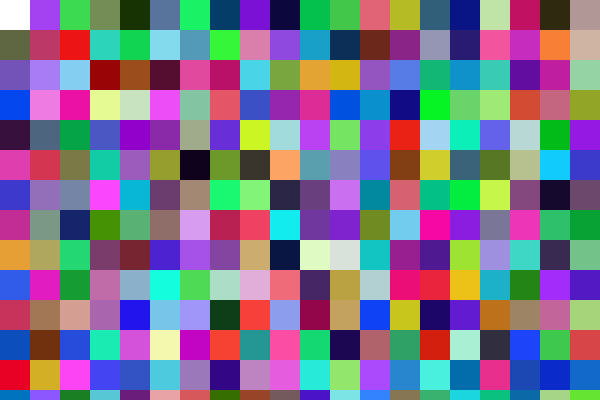
Frame 1 (no input)
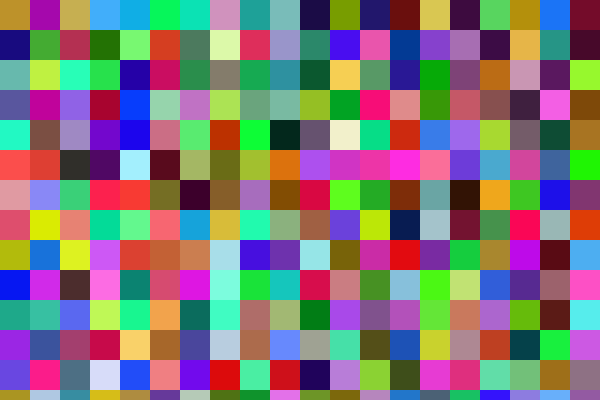
Frame 60 (the mouse pressed at the canvas centre just before this capture)
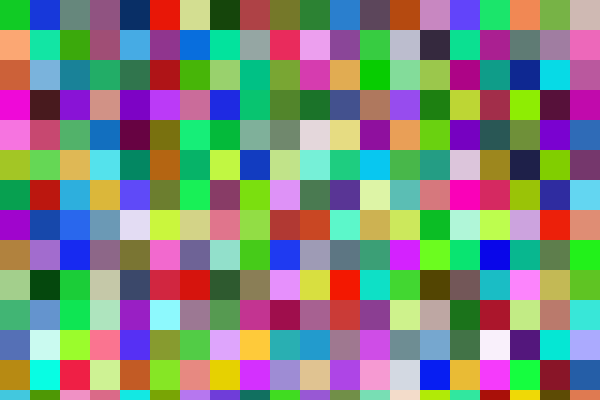
Frame 120 (the mouse held since frame 60 and released just before this capture)

The Processing sketch that drew these frames (run headless with seeded random() and noise(); from frame 60 on, the mouse is pressed at the canvas centre):

// Processing sketch: processing_187097
// ── processing_187097.pde


void setup(){
size(600,400);
frameRate(10);
}

void draw(){
  noStroke();
for (int y = 0; y <=height; y = y +30)
{
  for(int x = 0; x <= width; x = x +30)
    {
      rect(x,y,50,50);
      fill(random(255), random(255), random(255));
    }
    
}
}
